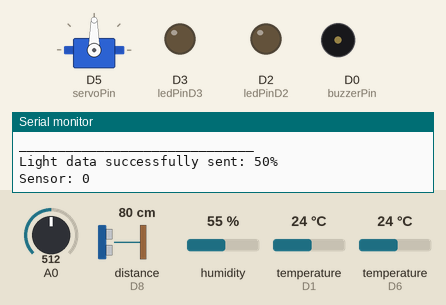
A sketch run on a simulated ESP8266 (NodeMCU). Parts: servo, output pins drawn as LEDs (lit = HIGH), buzzer (waves = sounding, pin HIGH), the last lines printed to the serial monitor. The test bench sets the inputs (shaded band); at power-on: distance to the obstacle (sensor on D8) 80 cm, A0 = 512, humidity 55 %, temperature (sensors on D1, D6) 24 °C. The echo pulse lasts 58.3 µs per cm; WiFi joins after 1.5 s; servers stay silent unless stated; pins used as bus, display or sensor lines are not drawn.

Above: at 2.7 s.
2.8 s: distance to the obstacle (sensor on D8) set to 12 cm
15.3 s: distance to the obstacle (sensor on D8) set to 9 cm
At 22.6 s:
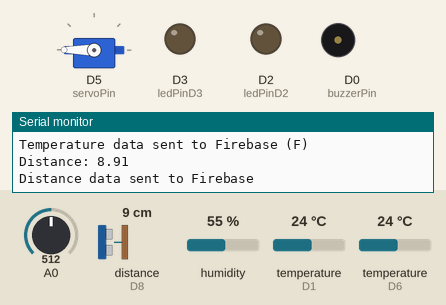
27.8 s: A0 set to 539
At 29.5 s:
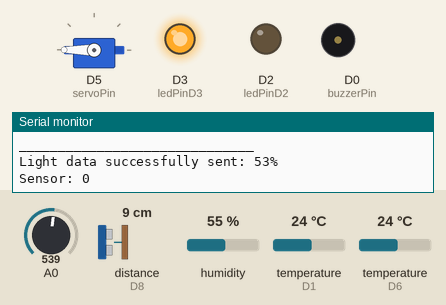
33.4 s: A0 set to 716
At 34.3 s:
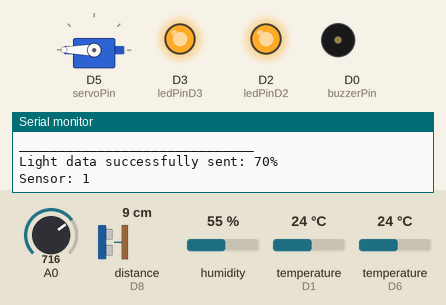
38.8 s: A0 set to 530
At 41.4 s:
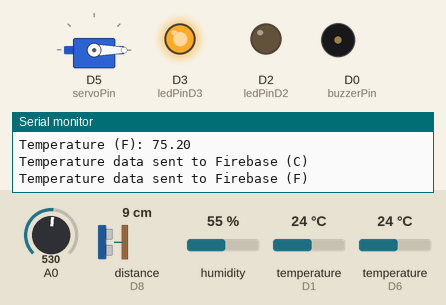
47.5 s: A0 set to 510
At 52.1 s:
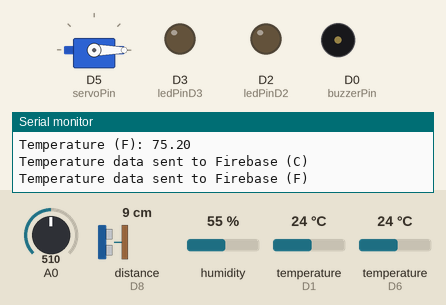
Timing chart, 0 to 55.4 s (numbered marks = the images above; inputs shaded):
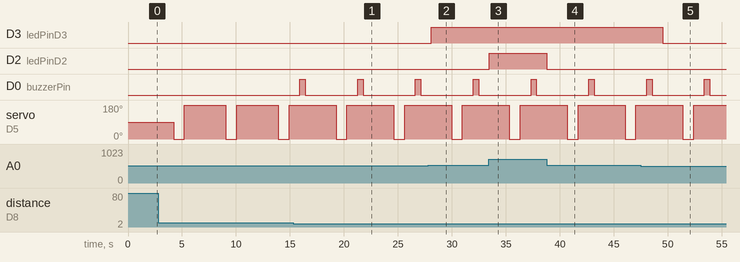

The sketch:

arduino.ino
```cpp
#include "DHT.h"  // Include the DHT library for temperature and humidity sensor
#define DHTPIN D1  // Define the pin connected to the DHT sensor
#define DHTTYPE DHT11  // Define the DHT sensor type as DHT11

#include <OneWire.h>  // Include the OneWire library for the DS18B20 sensor
#include <DallasTemperature.h>  // Include the DallasTemperature library for DS18B20

#include <Arduino.h>  // Include Arduino core library
#include <ESP8266WiFi.h>  // Include WiFi library for ESP8266
#include <Firebase_ESP_Client.h>  // Include Firebase ESP client library
#include <Servo.h>  // Include Servo library to control a servo motor

const int oneWireBus = D6;  // Define the pin for DS18B20 sensor data
int LDR = A0;  // Define the pin for the light-dependent resistor (LDR)
int ledPinD4 = D4;  // Define the pin for LED 1
int ledPinD3 = D3;  // Define the pin for LED 2
int ledPinD2 = D2;  // Define the pin for LED 3
int buzzerPin = D0;  // Define the pin for the buzzer
int servoPin = D5;  // Define the pin for the servo motor

const int triggerPin = D7;  // Define the pin for ultrasonic sensor trigger
const int echoPin = D8;  // Define the pin for ultrasonic sensor echo

Servo myServo;  // Create an instance of the Servo object

OneWire oneWire(oneWireBus);  // Create OneWire object to communicate with DS18B20
DallasTemperature sensors(&oneWire);  // Pass the OneWire reference to DallasTemperature

DHT dht(DHTPIN, DHTTYPE);  // Create DHT sensor object

// Wi-Fi credentials
#define WIFI_SSID "INFINITUM07B1"  // Your Wi-Fi SSID
#define WIFI_PASSWORD "BVATGVCY64"  // Your Wi-Fi password

// Firebase API credentials
#define API_KEY "AIzaSyAA1OTjaQzhKp78IZ384ujijLevsQeGWbQ"  // Firebase API Key
#define DATABASE_URL "https://aquacare-638ce-default-rtdb.firebaseio.com/"  // Firebase Realtime Database URL

FirebaseData fbdo;  // Firebase data object

FirebaseAuth auth;  // Firebase authentication object
FirebaseConfig config;  // Firebase configuration object

bool signupOK = false;  // Boolean flag to track Firebase sign-up status

// Token generation callback function
void myTokenStatusCallback(token_info_t tokenInfo) {
  if (tokenInfo.status) {
    Serial.println("Token generation successful");
  } else {
    Serial.println("Token generation failed");
  }
}

void setup() {
  // Set pin modes for sensors, LEDs, and servo
  pinMode(DHTPIN, INPUT);
  pinMode(ledPinD3, OUTPUT);
  pinMode(ledPinD2, OUTPUT);
  pinMode(triggerPin, OUTPUT);
  pinMode(echoPin, INPUT);
  pinMode(buzzerPin, OUTPUT);
  myServo.attach(servoPin);  // Attach the servo to the specified pin

  dht.begin();  // Initialize DHT sensor
  sensors.begin();  // Initialize DS18B20 sensor
  Serial.begin(115200);  // Begin serial communication at 115200 baud rate
  WiFi.begin(WIFI_SSID, WIFI_PASSWORD);  // Connect to Wi-Fi
  Serial.print("Connecting to Wi-Fi");

  // Wait for Wi-Fi connection
  while (WiFi.status() != WL_CONNECTED) {
    Serial.print(".");
    delay(300);
  }
  Serial.println();
  Serial.print("Connected with IP: ");
  Serial.println(WiFi.localIP());
  Serial.println();

  // Set Firebase configurations
  config.api_key = API_KEY;
  config.database_url = DATABASE_URL;
  config.token_status_callback = myTokenStatusCallback;  // Assign custom callback for token status

  // Try to sign up to Firebase
  if (Firebase.signUp(&config, &auth, "", "")) {
    Serial.println("Sign-up successful");
    signupOK = true;
  } else {
    Serial.printf("%s\n", config.signer.signupError.message.c_str());
  }

  Firebase.begin(&config, &auth);  // Initialize Firebase
  Firebase.reconnectWiFi(true);  // Enable Wi-Fi reconnection
}

void loop() {
  delay(500);  // Delay to avoid overwhelming the loop
  float h = dht.readHumidity();  // Read humidity from DHT11 sensor
  float t = dht.readTemperature();  // Read temperature from DHT11 sensor

  // Send humidity and temperature data to Firebase if the connection is ready
  if (Firebase.ready() && signupOK) {
    if (Firebase.RTDB.setFloat(&fbdo, "DHT/humidity", h)) {
      Serial.print("Humidity: ");
      Serial.println(h);
    } else {
      Serial.println("Error sending humidity to Firebase");
      Serial.println("Reason: " + fbdo.errorReason());
    }

    if (Firebase.RTDB.setFloat(&fbdo, "DHT/temperature", t)) {
      Serial.print("Temperature: ");
      Serial.println(t);
    } else {
      Serial.println("Error sending temperature to Firebase");
      Serial.println("Reason: " + fbdo.errorReason());
    }
  }

  Serial.println("______________________________");

  // Read light level from LDR (analog sensor)
  int luz = analogRead(A0);
  int luzPorcentaje = map(luz, 0, 1023, 0, 100);  // Convert LDR reading to percentage

  // Control LEDs based on light intensity
  if (luz > 540) {
    digitalWrite(ledPinD2, HIGH);
  } else {
    digitalWrite(ledPinD2, LOW);
  }

  if (luz > 520) {
    digitalWrite(ledPinD3, HIGH);
  } else {
    digitalWrite(ledPinD3, LOW);
  }

  if (luz > 500) {
    digitalWrite(ledPinD4, HIGH);
  } else {
    digitalWrite(ledPinD4, LOW);
  }

  // Send light data to Firebase
  if (Firebase.RTDB.setInt(&fbdo, "luz", luzPorcentaje)) {
    Serial.println("Light data successfully sent: " + String(luzPorcentaje) + "%");
  } else {
    Serial.println("Error sending light data to Firebase");
    Serial.println("Reason: " + fbdo.errorReason());
  }

  // Read sensor and send value to Firebase
  if (digitalRead(4) == 0) {
    if (Firebase.RTDB.setInt(&fbdo, "Sensor", 0)) {
      Serial.println("Sensor: 0");
    } else {
      Serial.println("Error sending sensor data to Firebase");
      Serial.println("Reason: " + fbdo.errorReason());
    }
  } else {
    if (Firebase.RTDB.setInt(&fbdo, "Sensor", 1)) {
      Serial.println("Sensor: 1");
    } else {
      Serial.println("Error sending sensor data to Firebase");
      Serial.println("Reason: " + fbdo.errorReason());
    }
  }
  delay(500);

  // Read temperature from DS18B20 sensor
  sensors.requestTemperatures();  // Request temperature readings from DS18B20
  float temperatureC = sensors.getTempCByIndex(0);  // Get temperature in Celsius
  float temperatureF = sensors.getTempFByIndex(0);  // Get temperature in Fahrenheit

  // Print temperature readings to Serial Monitor
  Serial.print("Temperature (C): ");
  Serial.println(temperatureC);
  Serial.print("Temperature (F): ");
  Serial.println(temperatureF);

  // Send DS18B20 temperature data to Firebase
  if (Firebase.RTDB.setFloat(&fbdo, "DS18B20/temperatureC", temperatureC)) {
    Serial.println("Temperature data sent to Firebase (C)");
  } else {
    Serial.println("Error sending temperature data to Firebase (C)");
    Serial.println("Reason: " + fbdo.errorReason());
  }

  if (Firebase.RTDB.setFloat(&fbdo, "DS18B20/temperatureF", temperatureF)) {
    Serial.println("Temperature data sent to Firebase (F)");
  } else {
    Serial.println("Error sending temperature data to Firebase (F)");
    Serial.println("Reason: " + fbdo.errorReason());
  }

  // Servo motor control - oscillating between 0 and 180 degrees
  myServo.write(0);  // Rotate servo motor to 0 degrees
  delay(1000);  // Wait for 1 second
  myServo.write(180);  // Rotate servo motor to 180 degrees
  delay(1000);  // Wait for 1 second

  // Ultrasonic sensor code to measure distance and control buzzer
  long duration;  // Variable to store the pulse duration
  float distance;  // Variable to store calculated distance

  // Send trigger pulse
  digitalWrite(triggerPin, LOW);
  delayMicroseconds(2);
  digitalWrite(triggerPin, HIGH);
  delayMicroseconds(10);
  digitalWrite(triggerPin, LOW);

  // Read echo pulse duration
  duration = pulseIn(echoPin, HIGH);
  distance = duration * 0.034 / 2;  // Convert pulse duration to distance in cm

  Serial.print("Distance: ");
  Serial.println(distance);  // Print the distance to the Serial Monitor

  // Control buzzer based on proximity
  if (distance <= 10) {
    digitalWrite(buzzerPin, HIGH);  // Turn on buzzer if distance is less than or equal to 10 cm
    delay(500);  // Wait for 500 ms
    digitalWrite(buzzerPin, LOW);  // Turn off buzzer
  }

  // Send distance data to Firebase
  if (Firebase.RTDB.setFloat(&fbdo, "Ultrasonic/distance", distance)) {
    Serial.println("Distance data sent to Firebase");
  } else {
    Serial.println("Error sending distance data to Firebase");
    Serial.println("Reason: " + fbdo.errorReason());
  }
}
```

Measured:
- the behaviour switches between 11 and 10 cm on distance to the obstacle (sensor on D8) (found by bisection; images 0 and 1)
- the behaviour switches between 520 and 521 on A0 (found by bisection; images 1 and 2)
- after the input at 15.3 s, D0 (buzzerPin): alternates HIGH for 0.50 s and LOW for 4.9 s, starting after 0.63 s
- after the input at 27.8 s, D3 (ledPinD3): LOW → HIGH after 0.30 s
- after the input at 33.4 s, D2 (ledPinD2): LOW → HIGH after 0.06 s
- after the input at 38.8 s, D2 (ledPinD2): HIGH → LOW at once
- after the input at 47.5 s, D3 (ledPinD3): HIGH → LOW after 2.0 s
- by itself, servo on D5 (servoPin): alternates 180° for 4.4 s and 0° for 1.0 s
